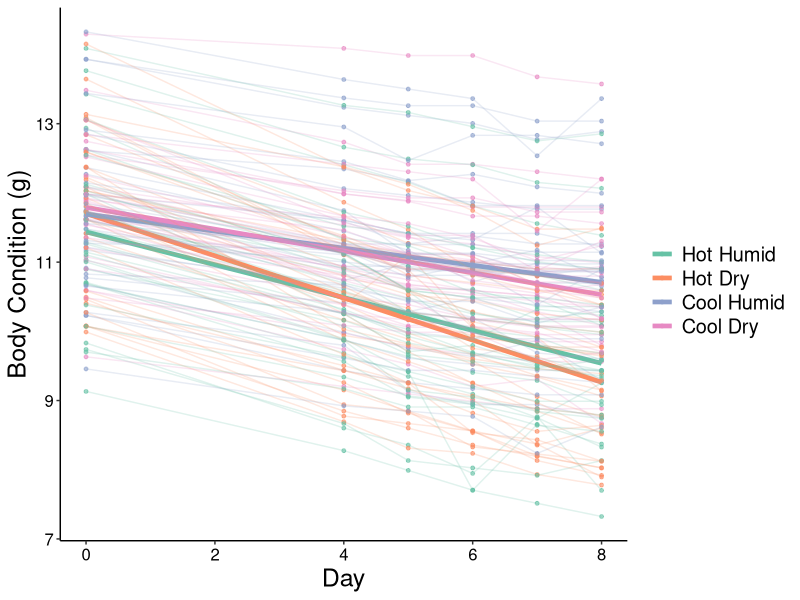
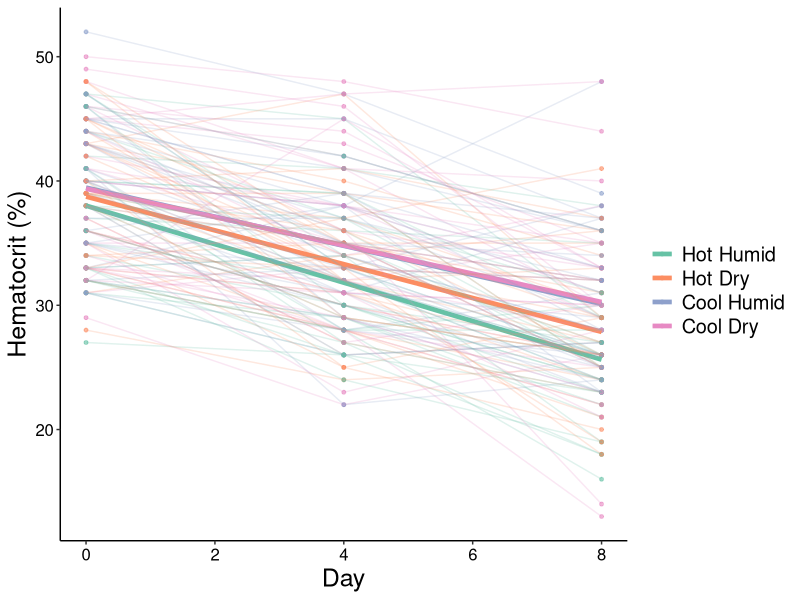
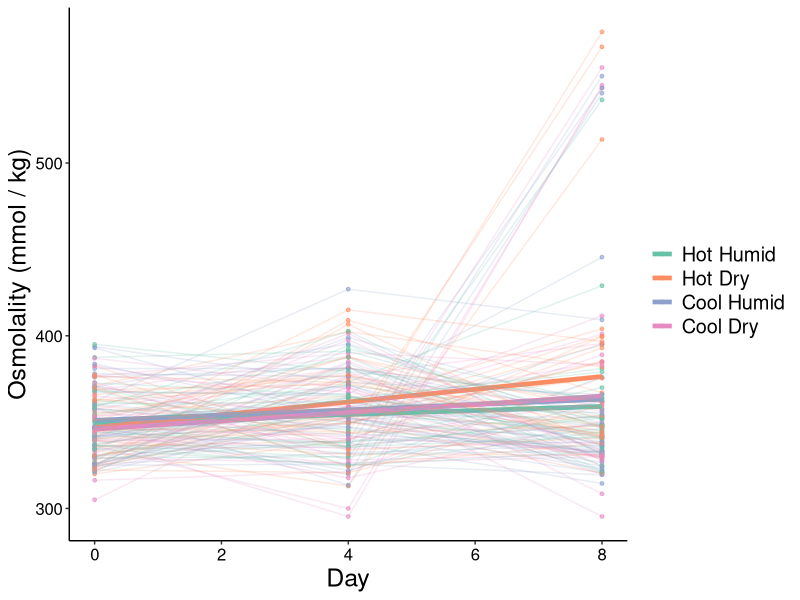
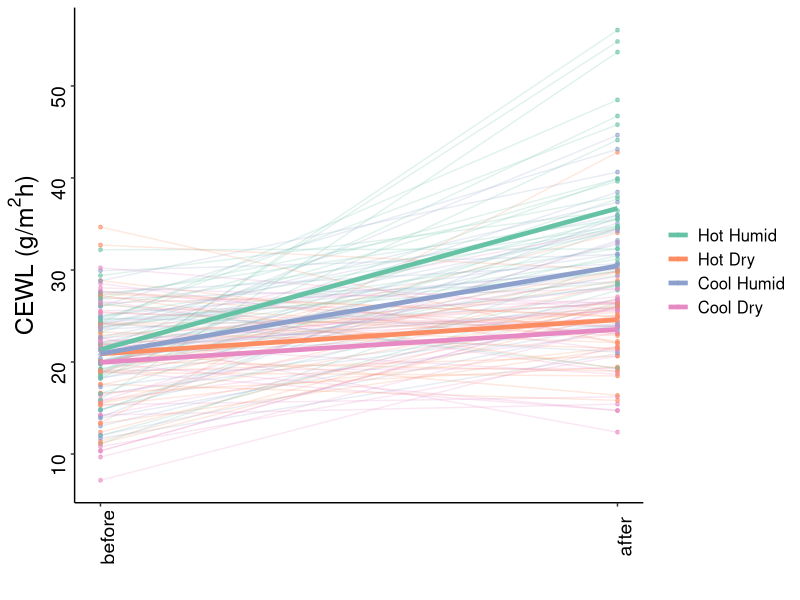
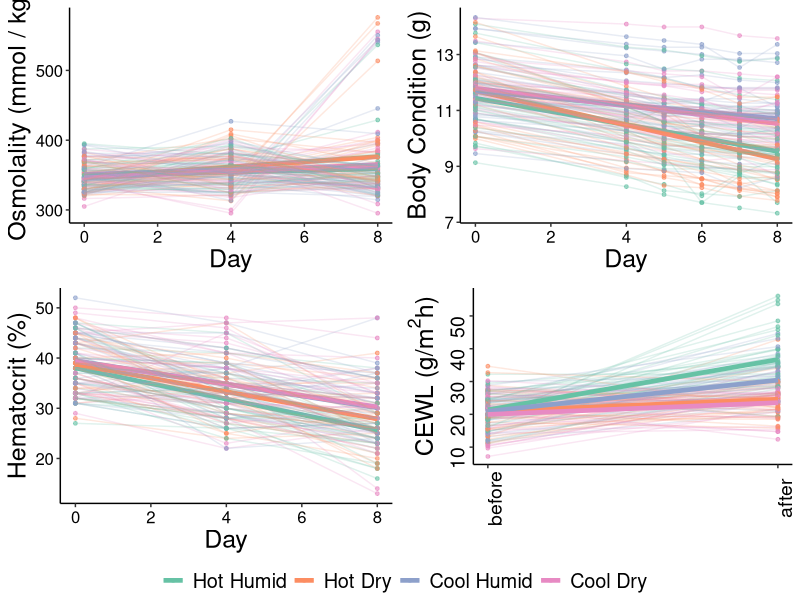

These figures' R source, in order: (Note: this script raises an error after producing the figures.)
## ---- chunk 1
`%nin%` = Negate(`%in%`)
if (!require("tidyverse")) install.packages("tidyverse")
library("tidyverse") # workflow and plots
if (!require("lme4")) install.packages("lme4")
library("lme4") # for LMMs
if (!require("lmerTest")) install.packages("lmerTest")
library("lmerTest") # for p-values
if (!require("ggpubr")) install.packages("ggpubr")
library("ggpubr") # for multi-ggplot figs
if (!require("broom")) install.packages("broom")
library("broom") # lmer model export
if (!require("broom.mixed")) install.packages("broom.mixed")
library("broom.mixed") # lmer model export
## ---- chunk 2
dat <- read.csv("./data/full_exp_data.csv", # main dataset
                na.strings=c("","NA")) %>%
         # reformat individual_ID to make joining easy
  mutate(individual_ID = as.numeric(individual_ID)) %>%
            # join tmt assignment info
  left_join(read.csv("./data/tmt_assignments.csv"),
            by = "individual_ID") %>%
                # remove irrelevant variables
  dplyr::select(-X, -capture_date, 
                -time_captured, -time_processed, -time_c_temp) %>%
          # format date
  mutate(measurement_date = as.Date(measurement_date,
                                    format = "%Y-%m-%d"),
         # set factor classes
         type = as.factor(type),
         day = as.factor(day),
         individual_ID = as.factor(individual_ID), 
         hemolyzed = as.factor(hemolyzed),
         trial_number = as.factor(trial_number),
         tmt = as.factor(paste(temp_tmt, humidity_tmt)),
         temp_tmt = as.factor(temp_tmt),
         humidity_tmt = as.factor(humidity_tmt),
         conclusion = as.factor(conclusion),
         # set numeric classes
         day_n = as.numeric(day_n),
         mass_g = as.numeric(mass_g),
         hematocrit_percent = as.numeric(hematocrit_percent),
         osmolality_mmol_kg_mean = as.numeric(osmolality_mmol_kg_mean),
         CEWL_g_m2h_mean = as.numeric(CEWL_g_m2h_mean),
         cloacal_temp_C = as.numeric(cloacal_temp_C),
         SVL_mm = as.numeric(SVL_mm),
         # compute scaled mass index
         SMI = mass_g * ((67.71/SVL_mm) ^ 2.65)) %>%
  # only use data from lizards who underwent the full experiment
  # this removes 21 obs for the 7 lizards who didn't complete the exp
  dplyr::filter(conclusion == "complete")
summary(dat)
## ---- chunk 3
which(dat$CEWL_g_m2h_mean > 60)
dat[332,]
dat[332, "CEWL_g_m2h_mean"] <- NA
dat[332,]
## ---- chunk 4
dat$humidity_tmt <- factor(dat$humidity_tmt,
                           levels = c("humid", "dry"),
                           labels = c("Humid", "Dry"))
dat$temp_tmt <- factor(dat$temp_tmt,
                           levels = c("hot", "cool"),
                           labels = c("Hot", "Cool"))
dat$tmt <- factor(dat$tmt,
                           levels = c("hot humid", "hot dry",
                                      "cool humid", "cool dry"),
                           labels = c("Hot Humid", "Hot Dry",
                                      "Cool Humid", "Cool Dry"))
summary(dat)
## ---- chunk 5
dat_no_rehab <- dat %>%
  dplyr::filter(type == "exp")
## ---- chunk 6
unique(dat$measurement_date)
## ---- chunk 7
dat_no_rehab %>%
  group_by(individual_ID) %>%
  summarise(n = n()) %>%
  arrange(n)
## ---- chunk 8
dat %>%
  dplyr::filter(day == "capture") %>%
  group_by(tmt) %>%
  summarise(mean(mass_g),
            mean(SMI),
            mean(hematocrit_percent),
            mean(osmolality_mmol_kg_mean),
            mean(CEWL_g_m2h_mean))
## ---- chunk 9
dat_no_rehab %>% 
  ggplot() + 
  geom_point(aes(x = day_n,
                 y = SMI, 
                 color = tmt
                 ), 
             size = 1, 
             alpha = 0.6) +
  stat_smooth(aes(x = day_n, 
                  y = SMI, 
                  color = tmt
                  ), 
              formula = y ~ x, 
              method = "lm", 
              se = F, 
              size = 1.6, 
              alpha = 1 ) + 
  geom_line(aes(x = day_n,
                y = SMI,
                group = individual_ID,
                color = tmt),
            alpha = 0.2) +
  theme_classic() + 
  scale_x_continuous(breaks = c(0, 2, 4, 6, 8)) +
  scale_color_brewer(palette = "Set2", name = "") +
  xlab("Day") + 
  ylab("Body Condition (g)") + 
  theme(text = element_text(color = "black", 
                            family = "sans", 
                            size = 18),
        axis.text = element_text(color = "black", 
                                 family = "sans", 
                                 size = 12),
        legend.text.align = 0,
        legend.position = "right"
) -> tmt_effects_SMI
tmt_effects_SMI

# export figure
#ggsave(filename = "tmt_effects_SMI.jpeg",
 #      plot = tmt_effects_SMI,
  #     path = "./results_figures",
   #    device = "jpeg",
    #   dpi = 1200,
     #  width = 8, height = 4) # width 5 without legend
## ---- chunk 10
dat_no_rehab %>% 
  dplyr::filter(complete.cases(hematocrit_percent)) %>%
  ggplot() + 
  geom_point(aes(x = day_n,
                 y = hematocrit_percent, 
                 color = tmt
                 ), 
             size = 1, 
             alpha = 0.6) +
  stat_smooth(aes(x = day_n, 
                  y = hematocrit_percent, 
                  color = tmt
                  ), 
              formula = y ~ x, 
              method = "lm", 
              se = F, 
              size = 1.6, 
              alpha = 1 ) + 
  geom_line(aes(x = day_n,
                y = hematocrit_percent,
                group = individual_ID,
                color = tmt),
            alpha = 0.2) +
  theme_classic() + 
  scale_x_continuous(breaks = c(0, 2, 4, 6, 8)) +
  scale_color_brewer(palette = "Set2",
                     name = "") +
  xlab("Day") + 
  ylab("Hematocrit (%)") + 
  theme(text = element_text(color = "black", 
                            family = "sans", 
                            size = 18),
        axis.text = element_text(color = "black", 
                                 family = "sans", 
                                 size = 12),
        #legend.text = element_text(color = "black", 
         #                        family = "sans", 
          #                       size = 10),
        legend.text.align = 0,
        legend.position = "right"
        ) -> tmt_effects_hct
tmt_effects_hct

# export figure
#ggsave(filename = "tmt_effects_hct.jpeg",
 #      plot = tmt_effects_hct,
  #     path = "./output_figures",
   #    device = "jpeg",
    #   dpi = 1200,
     #  width = 8, height = 4)
## ---- chunk 11
dat_no_rehab %>% 
  dplyr::filter(complete.cases(osmolality_mmol_kg_mean)) %>% 
  ggplot() + 
  geom_point(aes(x = day_n,
                 y = osmolality_mmol_kg_mean, 
                 color = tmt
                 ), 
             size = 1, 
             alpha = 0.6) +
  stat_smooth(aes(x = day_n, 
                  y = osmolality_mmol_kg_mean, 
                  color = tmt
                  ), 
              formula = y ~ x, 
              method = "lm", 
              se = F, 
              size = 1.6, 
              alpha = 1 ) + 
  geom_line(aes(x = day_n,
                y = osmolality_mmol_kg_mean,
                group = individual_ID,
                color = tmt),
            alpha = 0.2) +
  theme_classic() + 
  scale_x_continuous(breaks = c(0, 2, 4, 6, 8)) +
  scale_color_brewer(palette = "Set2",
                     name = "") +
  xlab("Day") + 
  ylab("Osmolality (mmol / kg)") + 
  theme(text = element_text(color = "black", 
                            family = "sans", 
                            size = 18),
        axis.text = element_text(color = "black", 
                                 family = "sans", 
                                 size = 12),
        legend.text.align = 0,
        legend.position = "right"
        ) -> tmt_effects_osml
tmt_effects_osml

# export figure
#ggsave(filename = "tmt_effects_osml.jpeg",
 #      plot = tmt_effects_osml,
  #     path = "./output_figures",
   #    device = "jpeg",
    #   dpi = 1200,
     #  width = 8, height = 4)
## ---- chunk 12
dat %>% 
  dplyr::filter(complete.cases(CEWL_g_m2h_mean)) %>%
  ggplot() + 
  geom_point(aes(x = day_n,
                 y = CEWL_g_m2h_mean, 
                 color = tmt
                 ), 
             size = 1, 
             alpha = 0.6) +
  geom_line(aes(x = day_n,
                y = CEWL_g_m2h_mean,
                group = individual_ID,
                color = tmt),
            alpha = 0.2) +
  stat_smooth(aes(x = day_n, 
                  y = CEWL_g_m2h_mean, 
                  color = tmt
                  ),
              formula = y ~ x, 
              method = "lm", 
              se = F, 
              size = 1.6, 
              alpha = 1) + 
  theme_classic() + 
  scale_color_brewer(palette = "Set2",
                     name = "") +
  scale_x_continuous(breaks = c(0, 8),
                     labels = c("0" = "before", "8" = "after")
                     ) +
  xlab("") + 
  ylab(bquote('CEWL (g/'*m^2*'h)')) + 
  theme(text = element_text(color = "black", 
                            family = "sans", 
                            size = 18),
        axis.text = element_text(color = "black", 
                                 family = "sans", 
                                 size = 14,
                                 angle = 90),
        legend.text = element_text(color = "black", 
                                 family = "sans", 
                                 size = 12),
        legend.text.align = 0,
        legend.position = "right"
) -> tmt_effects_CEWL
tmt_effects_CEWL

# export figure
#ggsave(filename = "tmt_effects_CEWL.jpeg",
 #      plot = CEWL_tmt_fig,
  #     path = "./results_figures",
   #    device = "jpeg",
    #   dpi = 1200,
     #  width = 6, height = 4)
## ---- chunk 13
ggarrange(tmt_effects_osml, tmt_effects_SMI, 
          tmt_effects_hct, tmt_effects_CEWL,
          ncol = 2, nrow = 2,
          common.legend = TRUE,
          legend = "bottom"
          ) -> tmt_multi_fig
tmt_multi_fig
# export figure
#ggsave(filename = "tmt_multi_fig.jpeg",
 #      plot = tmt_multi_fig,
  #     path = "./final_figures",
   #    device = "jpeg",
    #   dpi = 1200,
     #  width = 6, height = 12)
## ---- chunk 14
SMI_mod1 <- lme4::lmer(data = all_dat_no_rehab,
               SMI ~ day*humidity_tmt_percent +
               (1|trial_number))
summary(SMI_mod)
drop1(SMI_mod)
## ---- chunk 15
SMI_mod_best
## ---- chunk 16
write.csv(broom.mixed::tidy(SMI_mod_best), 
          "./best models/exp_effects_SMI.csv")
## ---- chunk 17
hct_mod1 <- all_dat_no_rehab %>%
  dplyr::filter(complete.cases(hematocrit_percent)) %>%
  lme4::lmer(data = .,
               hematocrit_percent ~ day + humidity_tmt_percent +
               (1|trial_number))
summary(hct_mod)
drop1(hct_mod)
## ---- chunk 18
SMI_mod_best
## ---- chunk 19
write.csv(broom::tidy(hct_mod2), 
          "./output_models/exp_effects_hct.csv")
## ---- chunk 20
osml_mod1 <- all_dat_no_rehab %>%
  dplyr::filter(complete.cases(osmolality_mmol_kg)) %>%
  lmerTest::lmer(data = .,
               osmolality_mmol_kg ~ day * humidity_tmt_percent +
               (1|trial_number))
summary(osml_mod)
drop1(osml_mod)
## ---- chunk 21
osml_mod_best
## ---- chunk 22
write.csv(broom::tidy(osml_mod), 
          "./best models/exp_effects_osml.csv")
## ---- chunk 23
CEWL_mod1 <- lme4::lmer(data = .,
               TEWL_g_m2h ~ day * humidity_tmt_percent * region +
               cloacal_temp_C +
               (1|trial_number/individual_ID))
summary(CEWL_mod1)
drop1(CEWL_mod1)
## ---- chunk 24

## ---- chunk 25

## ---- chunk 26
CEWL_mod_best
## ---- chunk 27
write.csv(broom::tidy(CEWL_mod3), 
          "./best models/exp_effects_CEWL.csv")
## ---- chunk 28
summary(all_dat)
rehydrat_dat <- all_dat %>%
  dplyr::filter(day %in% c(0, 8, 9, 10, 11))
rehydrat_dat$day <- factor(rehydrat_dat$day,
                           levels = c(0, 8, 9, 10, 11),
                           labels = c("Before Experiment",
                                      "After Experiment",
                                      "After Experiment",
                                      "After Rehydration",
                                      "After Rehydration"))
summary(rehydrat_dat)
## ---- chunk 29
hydrat_means <- rehydrat_dat %>%
  dplyr::filter(complete.cases(osmolality_mmol_kg, SMI, 
                               hematocrit_percent)) %>%
  group_by(humidity_tmt_percent, day) %>%
  summarise(osml_mean = mean(osmolality_mmol_kg),
            SMI_mean = mean(SMI),
            hct_mean = mean(hematocrit_percent))
hydrat_means
## ---- chunk 30
ggplot() + 
  geom_point(data = rehydrat_dat,
             aes(x = day,
                 y = SMI, 
                 color = humidity_tmt_percent
                 ), 
             size = 1, 
             alpha = 0.6) + 
  geom_line(data = rehydrat_dat,
            aes(x = day,
                y = SMI,
                group = individual_ID,
                color = humidity_tmt_percent),
            alpha = 0.2) +
  geom_line(data = hydrat_means, # new data
            aes(x = day,
                y = SMI_mean,
                group = humidity_tmt_percent,
                color = humidity_tmt_percent),
            size = 1.6,
            alpha = 1) +
  theme_classic() + 
  scale_color_brewer(palette = "Set2",
                     name = "Humidity Treatment") +
  scale_x_discrete(labels = c("Before\nExperiment",
                              "After\nExperiment",
                              "After\nRehydration")) +
  xlab("") + 
  xlab("") + 
  ylab("Body Condition (g)") + 
  theme(text = element_text(color = "black", 
                            family = "sans", 
                            size = 18),
        axis.text = element_text(color = "black", 
                                 family = "sans", 
                                 size = 12),
        legend.text = element_text(color = "black", 
                                 family = "sans", 
                                 size = 14),
        legend.text.align = 0,
        legend.position = "bottom"
        ) -> rehab_SMI_fig
rehab_SMI_fig

# export figure
#ggsave(filename = "rehab_SMI_fig.jpeg",
 #      plot = rehab_SMI_fig,
  #     path = "./final_figures",
   #    device = "jpeg",
    #   dpi = 1200,
     #  width = 5, height = 4)
## ---- chunk 31
rehab_osmols <- rehydrat_dat %>%
  dplyr::filter(day == "After Rehydration") %>%
  dplyr::filter(complete.cases(osmolality_mmol_kg))
## ---- chunk 32
rehydrat_dat %>% 
  dplyr::filter(individual_ID %in% rehab_osmols$individual_ID) %>%
  ggplot(data = .) + 
  geom_point(aes(x = day,
                 y = osmolality_mmol_kg, 
                 color = humidity_tmt_percent
                 ), 
             size = 1, 
             alpha = 0.6) +
  geom_line(aes(x = day,
                y = osmolality_mmol_kg,
                group = individual_ID,
                color = humidity_tmt_percent),
            alpha = 0.2) +
  geom_line(data = hydrat_means, # new data
            aes(x = day,
                y = osml_mean,
                group = humidity_tmt_percent,
                color = humidity_tmt_percent),
            size = 1.6,
            alpha = 1) +
  theme_classic() + 
  scale_color_brewer(palette = "Set2",
                     name = "Humidity Treatment") +
  scale_x_discrete(labels = c("Before\nExperiment",
                              "After\nExperiment",
                              "After\nRehydration")) +
  xlab("") + 
  xlab("") + 
  ylab("Osmolality (mmol/kg)") + 
  theme(text = element_text(color = "black", 
                            family = "sans", 
                            size = 18),
        axis.text = element_text(color = "black", 
                                 family = "sans", 
                                 size = 12),
        legend.text = element_text(color = "black", 
                                 family = "sans", 
                                 size = 14),
        legend.text.align = 0,
        legend.position = "bottom"
  ) -> rehab_osml_fig
rehab_osml_fig

# export figure
#ggsave(filename = "rehab_osml_fig.jpeg",
 #      plot = rehab_osml_fig,
  #     path = "./final_figures",
   #    device = "jpeg",
    #   dpi = 1200,
     #  width = 5, height = 4)
## ---- chunk 33
rehab_hct <- rehydrat_dat %>%
  dplyr::filter(day == "After Rehydration") %>%
  dplyr::filter(complete.cases(hematocrit_percent))
## ---- chunk 34
rehydrat_dat %>% 
  dplyr::filter(individual_ID %in% rehab_osmols$individual_ID) %>%
  ggplot(data = .) + 
  geom_point(aes(x = day,
                 y = hematocrit_percent, 
                 color = humidity_tmt_percent
                 ), 
             size = 1, 
             alpha = 0.6) +
  geom_line(aes(x = day,
                y = hematocrit_percent,
                group = individual_ID,
                color = humidity_tmt_percent),
            alpha = 0.2) +
  geom_line(data = hydrat_means, # new data
            aes(x = day,
                y = hct_mean,
                group = humidity_tmt_percent,
                color = humidity_tmt_percent),
            size = 1.6,
            alpha = 1) +
  theme_classic() + 
  scale_color_brewer(palette = "Set2",
                     name = "Humidity Treatment") +
  scale_x_discrete(labels = c("Before\nExperiment",
                              "After\nExperiment",
                              "After\nRehydration")) +
  xlab("") + 
  ylab("Hematocrit (%)") + 
  theme(text = element_text(color = "black", 
                            family = "sans", 
                            size = 18),
        axis.text = element_text(color = "black", 
                                 family = "sans", 
                                 size = 12),
        legend.text = element_text(color = "black", 
                                 family = "sans", 
                                 size = 14),
        legend.text.align = 0,
        legend.position = "bottom"
  ) -> rehab_hct_fig
rehab_hct_fig

# export figure
#ggsave(filename = "rehab_hct_fig.jpeg",
 #      plot = rehab_hct_fig,
  #     path = "./final_figures",
   #    device = "jpeg",
    #   dpi = 1200,
     #  width = 5, height = 4)
## ---- chunk 35
ggarrange(rehab_osml_fig, rehab_SMI_fig, rehab_hct_fig,
          ncol = 1, nrow = 3,
          common.legend = TRUE,
          legend = "bottom"
          ) -> rehab_multi_fig
rehab_multi_fig
# export figure
#ggsave(filename = "rehab_multi_fig.jpeg",
 #      plot = rehab_multi_fig,
  #     path = "./final_figures",
   #    device = "jpeg",
    #   dpi = 1200,
     #  width = 6, height = 12)
